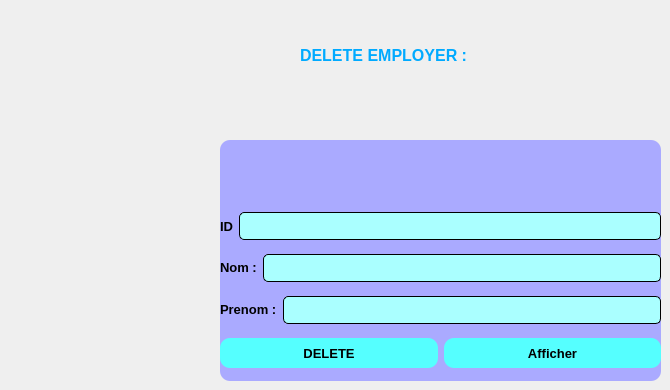
         <widget class="QWidget" name="delete_p">
          <property name="styleSheet">
           <string notr="true"/>
          </property>
          <widget class="QWidget" name="widget_7" native="true">
           <property name="geometry">
            <rect>
             <x>220</x>
             <y>140</y>
             <width>441</width>
             <height>241</height>
            </rect>
           </property>
           <property name="styleSheet">
            <string notr="true">border-radius:10px;
background-color: rgb(170, 170, 255);
</string>
           </property>
           <layout class="QVBoxLayout" name="verticalLayout_10">
            <item>
             <layout class="QHBoxLayout" name="horizontalLayout_14">
              <item>
               <widget class="QLabel" name="label_24">
                <property name="minimumSize">
                 <size>
                  <width>50</width>
                  <height>50</height>
                 </size>
                </property>
                <property name="maximumSize">
                 <size>
                  <width>50</width>
                  <height>50</height>
                 </size>
                </property>
                <property name="text">
                 <string/>
                </property>
                <property name="pixmap">
                 <pixmap resource="resources.qrc">:/resources/delete11.png</pixmap>
                </property>
                <property name="scaledContents">
                 <bool>true</bool>
                </property>
               </widget>
              </item>
             </layout>
            </item>
            <item>
             <layout class="QHBoxLayout" name="horizontalLayout_15">
              <item>
               <widget class="QLabel" name="label_25">
                <property name="font">
                 <font>
                  <pointsize>10</pointsize>
                  <bold>true</bold>
                 </font>
                </property>
                <property name="lineWidth">
                 <number>0</number>
                </property>
                <property name="text">
                 <string>ID</string>
                </property>
               </widget>
              </item>
              <item>
               <widget class="QLineEdit" name="lineEdit_9">
                <property name="styleSheet">
                 <string notr="true">
QLineEdit{
	border: 1px solid black;
	border-radius:5px;
	padding:5px;
	background: rgb(170, 255, 255);
}
QLineEdit::focus {
	border: 2px solid black;
}</string>
                </property>
                <property name="text">
                 <string/>
                </property>
               </widget>
              </item>
             </layout>
            </item>
            <item>
             <layout class="QHBoxLayout" name="horizontalLayout_17">
              <item>
               <widget class="QLabel" name="label_16">
                <property name="text">
                 <string>&lt;html&gt;&lt;head/&gt;&lt;body&gt;&lt;p&gt;&lt;span style=&quot; font-size:10pt; font-weight:700;&quot;&gt;Nom :&lt;/span&gt;&lt;/p&gt;&lt;/body&gt;&lt;/html&gt;</string>
                </property>
                <property name="indent">
                 <number>0</number>
                </property>
               </widget>
              </item>
              <item>
               <widget class="QLineEdit" name="lineEdit_11">
                <property name="styleSheet">
                 <string notr="true">
QLineEdit{
	border: 1px solid black;
	border-radius:5px;
	padding:5px;
	background: rgb(170, 255, 255);
}
QLineEdit::focus {
	border: 2px solid black;
}</string>
                </property>
               </widget>
              </item>
             </layout>
            </item>
            <item>
             <layout class="QHBoxLayout" name="horizontalLayout_18">
              <item>
               <widget class="QLabel" name="label_27">
                <property name="text">
                 <string>&lt;html&gt;&lt;head/&gt;&lt;body&gt;&lt;p&gt;&lt;span style=&quot; font-size:10pt; font-weight:700;&quot;&gt;Prenom :&lt;/span&gt;&lt;/p&gt;&lt;/body&gt;&lt;/html&gt;</string>
                </property>
               </widget>
              </item>
              <item>
               <widget class="QLineEdit" name="lineEdit_12">
                <property name="styleSheet">
                 <string notr="true">
QLineEdit{
	border: 1px solid black;
	border-radius:5px;
	padding:5px;
	background: rgb(170, 255, 255);
}
QLineEdit::focus {
	border: 2px solid black;
}</string>
                </property>
               </widget>
              </item>
             </layout>
            </item>
            <item>
             <layout class="QHBoxLayout" name="horizontalLayout_19">
              <item>
               <widget class="QPushButton" name="pushButton_15">
                <property name="minimumSize">
                 <size>
                  <width>30</width>
                  <height>30</height>
                 </size>
                </property>
                <property name="font">
                 <font>
                  <pointsize>10</pointsize>
                  <bold>true</bold>
                 </font>
                </property>
                <property name="styleSheet">
                 <string notr="true">background-color: rgb(85, 255, 255);</string>
                </property>
                <property name="text">
                 <string>DELETE</string>
                </property>
               </widget>
              </item>
              <item>
               <widget class="QPushButton" name="pushButton">
                <property name="font">
                 <font>
                  <pointsize>10</pointsize>
                  <bold>true</bold>
                 </font>
                </property>
                <property name="styleSheet">
                 <string notr="true">
QPushButton{
height:30px;
border : none;
border-radius:10px;
background-color: rgb(85, 255, 255);
}
</string>
                </property>
                <property name="text">
                 <string>Afficher</string>
                </property>
                <property name="autoRepeatDelay">
                 <number>296</number>
                </property>
               </widget>
              </item>
             </layout>
            </item>
           </layout>
          </widget>
          <widget class="QLabel" name="label_26">
           <property name="geometry">
            <rect>
             <x>300</x>
             <y>30</y>
             <width>281</width>
             <height>51</height>
            </rect>
           </property>
           <property name="font">
            <font>
             <pointsize>12</pointsize>
             <bold>true</bold>
            </font>
           </property>
           <property name="styleSheet">
            <string notr="true">color: rgb(0, 170, 255);</string>
           </property>
           <property name="text">
            <string>&lt;html&gt;&lt;head/&gt;&lt;body&gt;&lt;p&gt;&lt;span style=&quot; font-size:12pt; font-weight:700;&quot;&gt;DELETE EMPLOYER :&lt;/span&gt;&lt;/p&gt;&lt;/body&gt;&lt;/html&gt;</string>
           </property>
           <property name="scaledContents">
            <bool>false</bool>
           </property>
          </widget>
         </widget>
